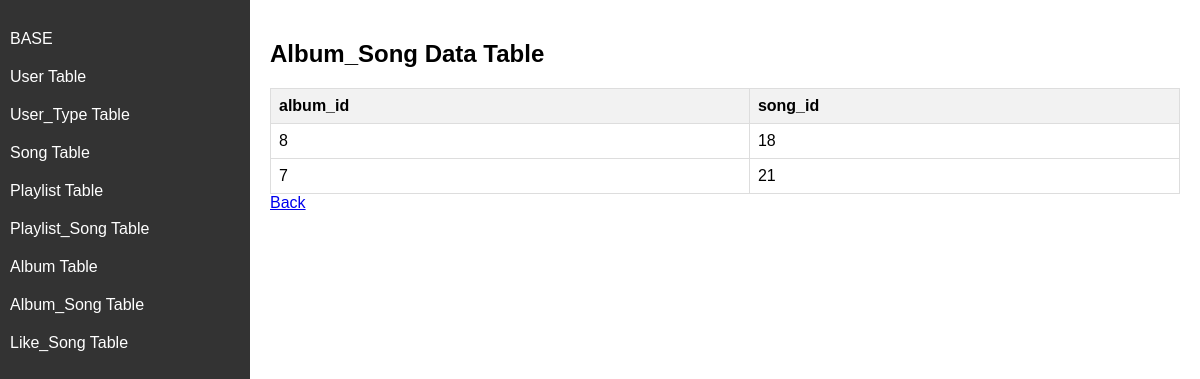
The app's page /admin/album_song with its own data.
### music.py (models this page shows)
class Album_Song(db.Model):
	__tablename__ = "album_song"
	album_id = db.Column(db.Integer , db.ForeignKey("album.album_id") , primary_key = True)
	song_id = db.Column(db.Integer, db.ForeignKey("song.song_id") , primary_key = True)

### music.py (the view)
@app.route("/admin/album_song")
def admin_album_song():
	album_song = Album_Song.query.all()
	return render_template("admin_album_song.html",album_song=album_song)

### templates/admin_album_song.html (shortened to what this page needs)
<!DOCTYPE html>
<html lang="en">
<head>
</head>
<body>
    <div id="sidebar">
        <a href="/admin" > BASE </a>
        <a href="/admin/user" > User Table </a>
        <a href="/admin/user_type" > User_Type Table </a>
        <a href="/admin/song" > Song Table </a>
        <a href="/admin/playlist"> Playlist Table </a>
        <a href="/admin/playlist_song"> Playlist_Song Table </a>
        <a href="/admin/album"> Album Table </a>
        <a href="/admin/album_song"> Album_Song Table </a>
        <a href="/admin/like_song"> Like_Song Table </a>
    </div>
    <div id="content">
        <h2>Album_Song Data Table</h2>
        <table>
            <thead>
                <tr>
                    <th>album_id</th>
                    <th>song_id</th>
                </tr>
            </thead>
            <tbody>
                {% for k in album_song %}
                <tr>
                    <td>{{ k.album_id }}</td>
                    <td>{{ k.song_id }}</td>
                </tr>
                {% endfor %}
            </tbody>
        </table>
        <a href="/admin"> Back </a>
    </div>
</body>
</html>

### templates/admin_album_song.html (style rules this page uses)
body { font-family: Arial, sans-serif; margin: 0; padding: 0; display: flex; }
#sidebar { width: 250px; height: 100vh; background-color: #333; color: #fff; padding-top: 20px; }
#sidebar a { text-decoration: none; color: #fff; padding: 10px; display: block; transition: background-color 0.3s; }
#content { flex: 1; padding: 20px; }
table { border-collapse: collapse; width: 100%; }
th, td { border: 1px solid #dddddd; text-align: left; padding: 8px; }
th { background-color: #f2f2f2; }

### records on screen
Album_Song: album_id "8", song_id "18"
Album_Song: album_id "7", song_id "21"
